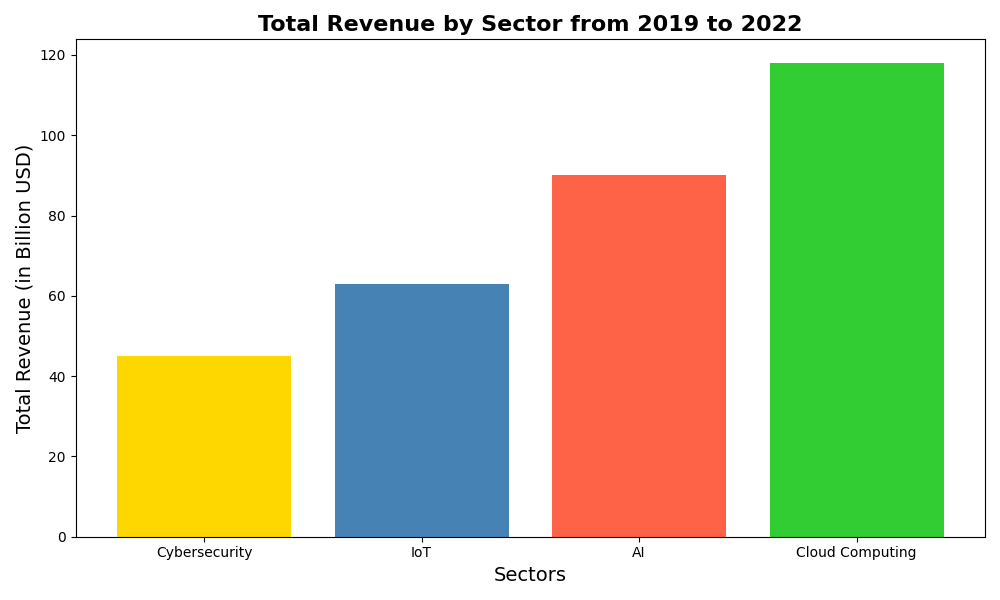

The script that drew this image:
import numpy as np
import matplotlib.pyplot as plt

# Sectors and total revenue data aggregated and sorted
sectors = ['Cybersecurity', 'IoT', 'AI', 'Cloud Computing']
total_revenues = np.array([45, 63, 90, 118])
colors = ['#FFD700', '#4682B4', '#FF6347', '#32CD32']

# Setup the figure and axis
fig, ax = plt.subplots(figsize=(10, 6))

# Create the sorted bar chart
ax.bar(sectors, total_revenues, color=colors)

# Labeling and titling the plot
ax.set_xlabel('Sectors', fontsize=14)
ax.set_ylabel('Total Revenue (in Billion USD)', fontsize=14)
ax.set_title('Total Revenue by Sector from 2019 to 2022', fontsize=16, fontweight='bold')

# Display the plot
plt.tight_layout()
plt.show()
